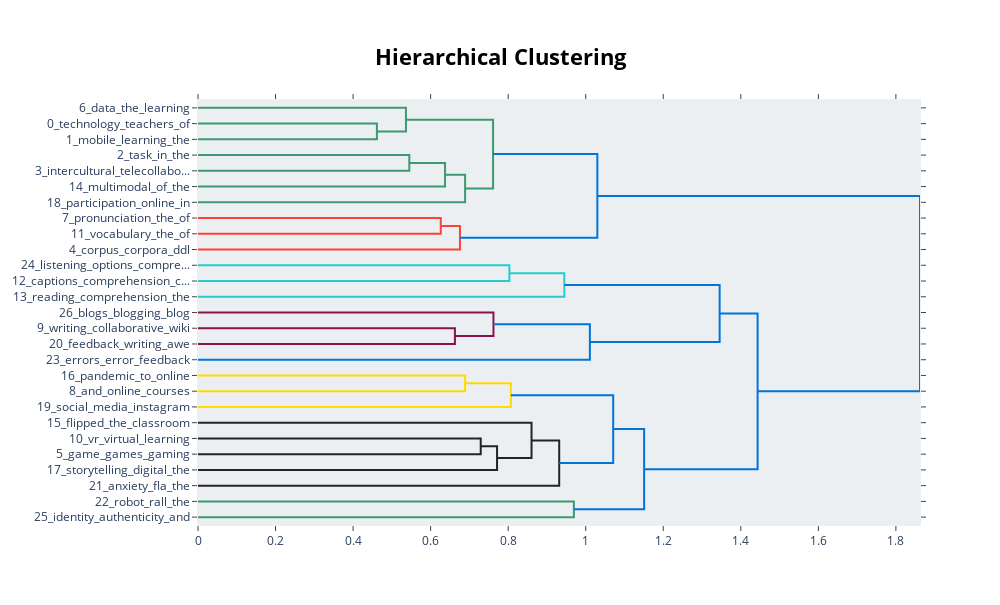

Notebook cell for this chart:
### Code cell
model.visualize_hierarchy()

### Figure 1 — Plotly figure (JSON) as saved in the notebook; plotly's stock layout.template omitted (floating-point values rounded to 4 significant figures)
{"data": [{"hoverinfo": "text", "marker": {"color": "rgb(61,153,112)"}, "mode": "lines", "type": "scatter", "x": [0, 0.4614, 0.4614, 0], "xaxis": "x", "y": [-15, -15, -25, -25], "yaxis": "y"}, {"hoverinfo": "text", "marker": {"color": "rgb(61,153,112)"}, "mode": "lines", "type": "scatter", "x": [0, 0.5364, 0.5364, 0.4614], "xaxis": "x", "y": [-5, -5, -20, -20], "yaxis": "y"}, {"hoverinfo": "text", "marker": {"color": "rgb(61,153,112)"}, "mode": "lines", "type": "scatter", "x": [0, 0.545, 0.545, 0], "xaxis": "x", "y": [-35, -35, -45, -45], "yaxis": "y"}, {"hoverinfo": "text", "marker": {"color": "rgb(61,153,112)"}, "mode": "lines", "type": "scatter", "x": [0.545, 0.6371, 0.6371, 0], "xaxis": "x", "y": [-40, -40, -55, -55], "yaxis": "y"}, {"hoverinfo": "text", "marker": {"color": "rgb(61,153,112)"}, "mode": "lines", "type": "scatter", "x": [0.6371, 0.6889, 0.6889, 0], "xaxis": "x", "y": [-47.5, -47.5, -65, -65], "yaxis": "y"}, {"hoverinfo": "text", "marker": {"color": "rgb(61,153,112)"}, "mode": "lines", "type": "scatter", "x": [0.5364, 0.761, 0.761, 0.6889], "xaxis": "x", "y": [-12.5, -12.5, -56.25, -56.25], "yaxis": "y"}, {"hoverinfo": "text", "marker": {"color": "rgb(255,65,54)"}, "mode": "lines", "type": "scatter", "x": [0, 0.6261, 0.6261, 0], "xaxis": "x", "y": [-75, -75, -85, -85], "yaxis": "y"}, {"hoverinfo": "text", "marker": {"color": "rgb(255,65,54)"}, "mode": "lines", "type": "scatter", "x": [0.6261, 0.6757, 0.6757, 0], "xaxis": "x", "y": [-80, -80, -95, -95], "yaxis": "y"}, {"hoverinfo": "text", "marker": {"color": "rgb(0,116,217)"}, "mode": "lines", "type": "scatter", "x": [0.761, 1.03, 1.03, 0.6757], "xaxis": "x", "y": [-34.38, -34.38, -87.5, -87.5], "yaxis": "y"}, {"hoverinfo": "text", "marker": {"color": "rgb(35,205,205)"}, "mode": "lines", "type": "scatter", "x": [0, 0.8031, 0.8031, 0], "xaxis": "x", "y": [-105, -105, -115, -115], "yaxis": "y"}, {"hoverinfo": "text", "marker": {"color": "rgb(35,205,205)"}, "mode": "lines", "type": "scatter", "x": [0.8031, 0.9449, 0.9449, 0], "xaxis": "x", "y": [-110, -110, -125, -125], "yaxis": "y"}, {"hoverinfo": "text", "marker": {"color": "rgb(133,20,75)"}, "mode": "lines", "type": "scatter", "x": [0, 0.6626, 0.6626, 0], "xaxis": "x", "y": [-145, -145, -155, -155], "yaxis": "y"}, {"hoverinfo": "text", "marker": {"color": "rgb(133,20,75)"}, "mode": "lines", "type": "scatter", "x": [0, 0.762, 0.762, 0.6626], "xaxis": "x", "y": [-135, -135, -150, -150], "yaxis": "y"}, {"hoverinfo": "text", "marker": {"color": "rgb(0,116,217)"}, "mode": "lines", "type": "scatter", "x": [0.762, 1.011, 1.011, 0], "xaxis": "x", "y": [-142.5, -142.5, -165, -165], "yaxis": "y"}, {"hoverinfo": "text", "marker": {"color": "rgb(0,116,217)"}, "mode": "lines", "type": "scatter", "x": [0.9449, 1.345, 1.345, 1.011], "xaxis": "x", "y": [-117.5, -117.5, -153.8, -153.8], "yaxis": "y"}, {"hoverinfo": "text", "marker": {"color": "rgb(255,220,0)"}, "mode": "lines", "type": "scatter", "x": [0, 0.6888, 0.6888, 0], "xaxis": "x", "y": [-175, -175, -185, -185], "yaxis": "y"}, {"hoverinfo": "text", "marker": {"color": "rgb(255,220,0)"}, "mode": "lines", "type": "scatter", "x": [0.6888, 0.807, 0.807, 0], "xaxis": "x", "y": [-180, -180, -195, -195], "yaxis": "y"}, {"hoverinfo": "text", "marker": {"color": "rgb(40,35,35)"}, "mode": "lines", "type": "scatter", "x": [0, 0.7292, 0.7292, 0], "xaxis": "x", "y": [-215, -215, -225, -225], "yaxis": "y"}, {"hoverinfo": "text", "marker": {"color": "rgb(40,35,35)"}, "mode": "lines", "type": "scatter", "x": [0.7292, 0.7713, 0.7713, 0], "xaxis": "x", "y": [-220, -220, -235, -235], "yaxis": "y"}, {"hoverinfo": "text", "marker": {"color": "rgb(40,35,35)"}, "mode": "lines", "type": "scatter", "x": [0, 0.8602, 0.8602, 0.7713], "xaxis": "x", "y": [-205, -205, -227.5, -227.5], "yaxis": "y"}, {"hoverinfo": "text", "marker": {"color": "rgb(40,35,35)"}, "mode": "lines", "type": "scatter", "x": [0.8602, 0.9316, 0.9316, 0], "xaxis": "x", "y": [-216.2, -216.2, -245, -245], "yaxis": "y"}, {"hoverinfo": "text", "marker": {"color": "rgb(0,116,217)"}, "mode": "lines", "type": "scatter", "x": [0.807, 1.071, 1.071, 0.9316], "xaxis": "x", "y": [-187.5, -187.5, -230.6, -230.6], "yaxis": "y"}, {"hoverinfo": "text", "marker": {"color": "rgb(61,153,112)"}, "mode": "lines", "type": "scatter", "x": [0, 0.9694, 0.9694, 0], "xaxis": "x", "y": [-255, -255, -265, -265], "yaxis": "y"}, {"hoverinfo": "text", "marker": {"color": "rgb(0,116,217)"}, "mode": "lines", "type": "scatter", "x": [1.071, 1.151, 1.151, 0.9694], "xaxis": "x", "y": [-209.1, -209.1, -260, -260], "yaxis": "y"}, {"hoverinfo": "text", "marker": {"color": "rgb(0,116,217)"}, "mode": "lines", "type": "scatter", "x": [1.345, 1.443, 1.443, 1.151], "xaxis": "x", "y": [-135.6, -135.6, -234.5, -234.5], "yaxis": "y"}, {"hoverinfo": "text", "marker": {"color": "rgb(0,116,217)"}, "mode": "lines", "type": "scatter", "x": [1.03, 1.862, 1.862, 1.443], "xaxis": "x", "y": [-60.94, -60.94, -185.1, -185.1], "yaxis": "y"}], "layout": {"autosize": false, "height": 605, "hoverlabel": {"bgcolor": "white", "font": {"family": "Rockwell", "size": 16}}, "hovermode": "closest", "plot_bgcolor": "#ECEFF1", "showlegend": false, "title": {"font": {"color": "Black", "size": 22}, "text": "<b>Hierarchical Clustering</b>", "x": 0.5, "xanchor": "center", "yanchor": "top"}, "width": 1000, "xaxis": {"mirror": "allticks", "rangemode": "tozero", "showgrid": false, "showline": true, "showticklabels": true, "ticks": "outside", "type": "linear", "zeroline": false}, "yaxis": {"mirror": "allticks", "range": [-270, 0], "rangemode": "tozero", "showgrid": false, "showline": true, "showticklabels": true, "tickmode": "array", "ticks": "outside", "ticktext": ["6_data_the_learning", "0_technology_teachers_of", "1_mobile_learning_the", "2_task_in_the", "3_intercultural_telecollabo...", "14_multimodal_of_the", "18_participation_online_in", "7_pronunciation_the_of", "11_vocabulary_the_of", "4_corpus_corpora_ddl", "24_listening_options_compre...", "12_captions_comprehension_c...", "13_reading_comprehension_the", "26_blogs_blogging_blog", "9_writing_collaborative_wiki", "20_feedback_writing_awe", "23_errors_error_feedback", "16_pandemic_to_online", "8_and_online_courses", "19_social_media_instagram", "15_flipped_the_classroom", "10_vr_virtual_learning", "5_game_games_gaming", "17_storytelling_digital_the", "21_anxiety_fla_the", "22_robot_rall_the", "25_identity_authenticity_and"], "tickvals": [-5, -15, -25, -35, -45, -55, -65, -75, -85, -95, -105, -115, -125, -135, -145, -155, -165, -175, -185, -195, -205, -215, -225, -235, -245, -255, -265], "type": "linear", "zeroline": false}}}
